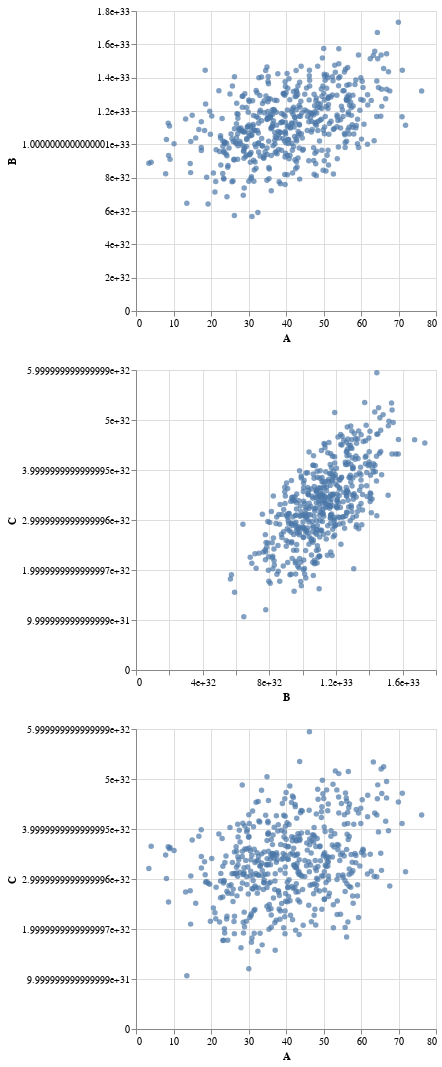

The cell this chart's notebook holds for it:
### Code cell
A, B, C = random.choice(ABC_all).transpose()
AB = alt.Chart(pd.DataFrame({"A":A, "B":B})).mark_circle().encode(
    x="A",
    y="B")
BC= alt.Chart(pd.DataFrame({"B":B, "C":C})).mark_circle().encode(
    x="B",
    y="C")
AC = alt.Chart(pd.DataFrame({"A":A, "C":C})).mark_circle().encode(
    x="A",
    y="C")

alt.vconcat(AB, BC, AC)

### Figure 1 — Vega-Lite specification as saved in the notebook (floating-point values rounded to 4 significant figures; data arrays with more than 128 entries replaced by an {"elided": "..."} marker saying what was removed)
{"config": {"view": {"continuousWidth": 300, "continuousHeight": 300}}, "vconcat": [{"data": {"name": "data-ddcf775a1e57d6d95b13c86ce6ba98ec"}, "mark": {"type": "circle"}, "encoding": {"x": {"field": "A", "type": "quantitative"}, "y": {"field": "B", "type": "quantitative"}}}, {"data": {"name": "data-a71cbb9e0f6db8ec64542213951ecb8f"}, "mark": {"type": "circle"}, "encoding": {"x": {"field": "B", "type": "quantitative"}, "y": {"field": "C", "type": "quantitative"}}}, {"data": {"name": "data-2e3e5f0d37f9803bb6d06923c75785e9"}, "mark": {"type": "circle"}, "encoding": {"x": {"field": "A", "type": "quantitative"}, "y": {"field": "C", "type": "quantitative"}}}], "$schema": "https://vega.github.io/schema/vega-lite/v5.16.3.json", "datasets": {"data-ddcf775a1e57d6d95b13c86ce6ba98ec": {"elided": "500 records"}, "data-a71cbb9e0f6db8ec64542213951ecb8f": {"elided": "500 records"}, "data-2e3e5f0d37f9803bb6d06923c75785e9": {"elided": "500 records"}}}
